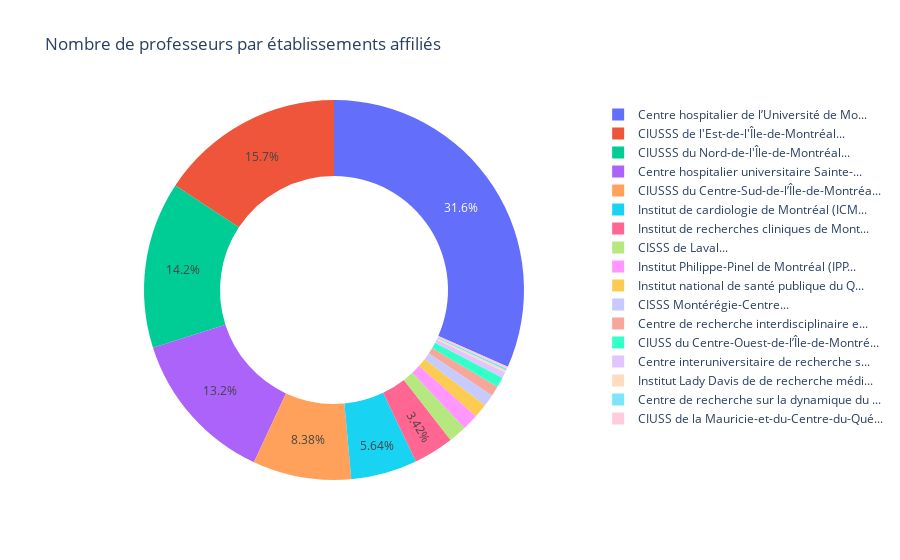

Here is the notebook cell this chart was saved with:
### Code cell
etablissementsAffilies['noms'] = etablissementsAffilies['labels'].apply(lambda x: (str(x)[:40] + "..."))
figEtablissementsAffilies = px.pie(
    etablissementsAffilies,
    labels = etablissementsAffilies['labels'],
    names = etablissementsAffilies['noms'],
    values = etablissementsAffilies['count'],
    title = 'Nombre de professeurs par établissements affiliés',
    hole = 0.6
)

figEtablissementsAffilies.update_traces(
    textposition='inside')

figEtablissementsAffilies.update_layout(
    uniformtext_minsize=12, 
    uniformtext_mode='hide'
)

### Figure 1 — Plotly figure (JSON) as saved in the notebook; plotly's stock layout.template omitted (floating-point values rounded to 4 significant figures)
{"data": [{"domain": {"x": [0, 1], "y": [0, 1]}, "hole": 0.6, "hovertemplate": "noms=%{label}<br>count=%{value}<extra></extra>", "labels": ["Institut Lady Davis de de recherche médi...", "Centre de recherche sur la dynamique du ...", "CIUSS de la Mauricie-et-du-Centre-du-Qué...", "Centre interuniversitaire de recherche s...", "Centre de recherche interdisciplinaire e...", "CIUSS du Centre-Ouest-de-l’Île-de-Montré...", "CISSS Montérégie-Centre...", "Institut national de santé publique du Q...", "Institut Philippe-Pinel de Montréal (IPP...", "CISSS de Laval...", "Institut de recherches cliniques de Mont...", "Institut de cardiologie de Montréal (ICM...", "CIUSSS du Centre-Sud-de-l’Île-de-Montréa...", "Centre hospitalier universitaire Sainte-...", "CIUSSS du Nord-de-l'Île-de-Montréal...", "CIUSSS de l'Est-de-l'Île-de-Montréal...", "Centre hospitalier de l’Université de Mo..."], "legendgroup": "", "name": "", "showlegend": true, "textposition": "inside", "type": "pie", "values": [1, 1, 1, 3, 5, 5, 6, 7, 8, 9, 20, 33, 49, 77, 83, 92, 185]}], "layout": {"legend": {"tracegroupgap": 0}, "title": {"text": "Nombre de professeurs par établissements affiliés"}, "uniformtext": {"minsize": 12, "mode": "hide"}}}
